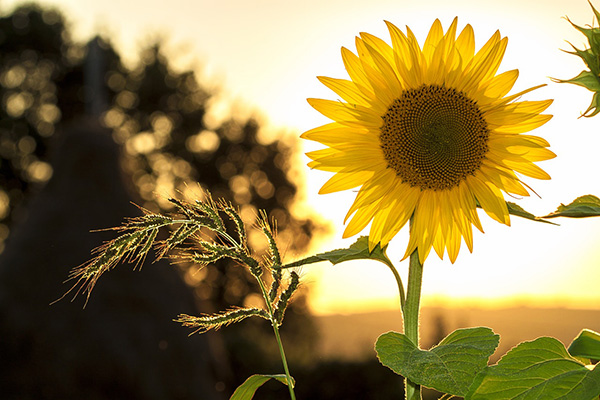
#> input picture sunflower.jpg, 600 x 400 px, found by its file name
$ python t6.py
#> lines starting #> are read from the running program, lines starting #| are printed output that depends on the picture
import cv2
import matplotlib.pyplot as plt
img=cv2.imread("A:\\Apps\\anaconda\\spyder\\DIP practise\\sunflower.jpg")
#> img is the input picture: shape (400, 600, 3); mean B, G, R 78.6, 128.9, 146.8
imgrgb=cv2.cvtColor(img, cv2.COLOR_BGR2RGB)
gray=cv2.cvtColor(img, cv2.COLOR_BGR2GRAY)
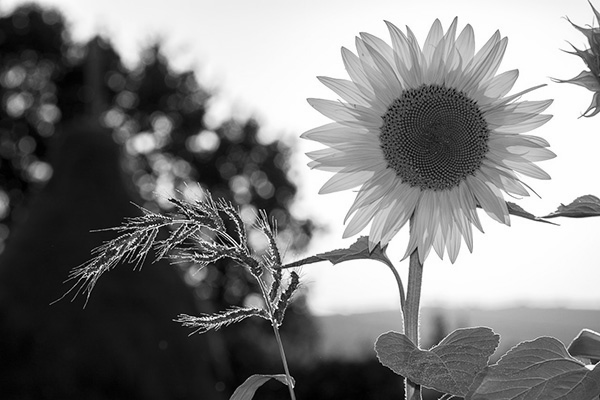
#> gray: shape (400, 600); min 0, max 255, mean 128.5
blur1=cv2.GaussianBlur(imgrgb,(7,7), 1)
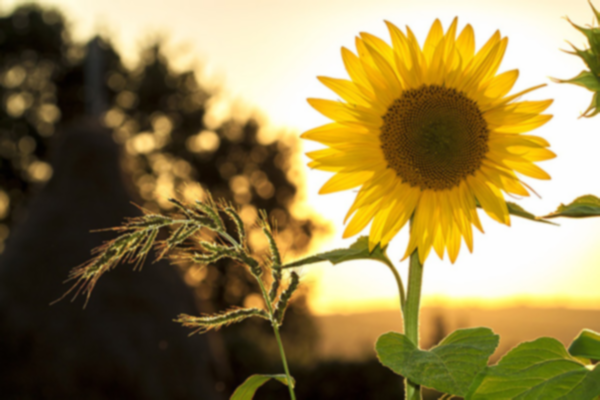
#> blur1: shape (400, 600, 3); mean R, G, B 146.8, 128.9, 78.6
blur2=cv2.blur(imgrgb,(10,10))
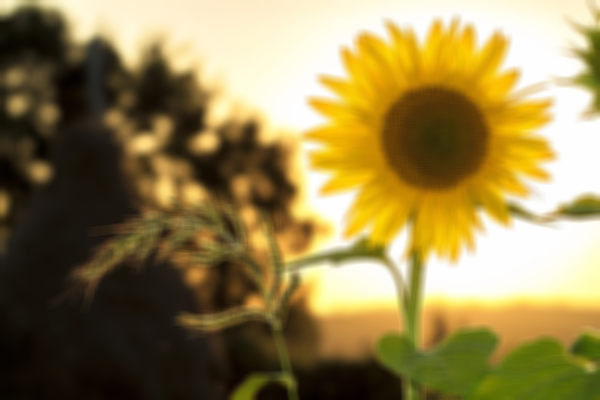
#> blur2: shape (400, 600, 3); mean R, G, B 147, 129, 78.8
plt.subplot(221),plt.imshow(imgrgb),plt.title("Original"),plt.axis("Off")
plt.subplot(222),plt.imshow(gray,cmap='gray'),plt.title("gray Image"),plt.axis('off')
plt.subplot(223),plt.imshow(blur1),plt.title("Blurred Image"),plt.axis('off')
plt.subplot(224),plt.imshow(blur2),plt.title("Blurred Image 2"),plt.axis('off')
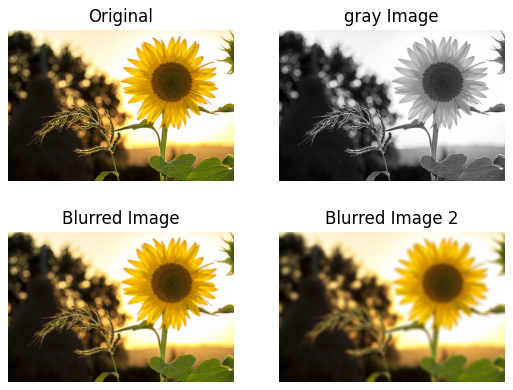
#> figure drawn by matplotlib, 4 panels

$ run again, with 3circle.jpg copied over sunflower.jpg
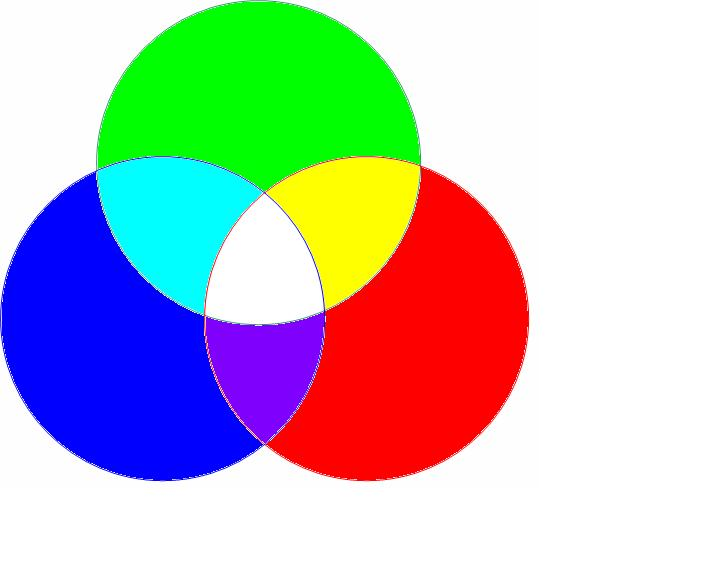
#> input picture 3circle.jpg, 720 x 570 px, found by its file name
#> img is the input picture: shape (570, 720, 3); mean B, G, R 190.6, 190.4, 187.5
#> `gray=cv2.cvtColor(img, cv2.COLOR_BGR2GRAY)`:
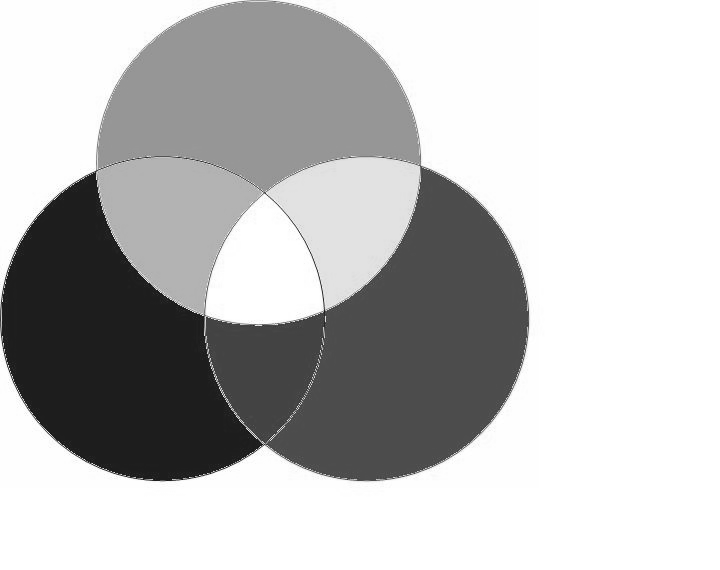
#> gray: shape (570, 720); min 14, max 255, mean 189.6
#> `plt.subplot(224),plt.imshow(blur2),plt.title("Blurred Image 2"),plt.ax..`:
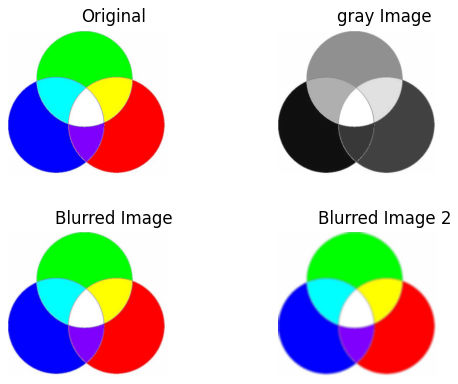
#> figure drawn by matplotlib, 4 panels
